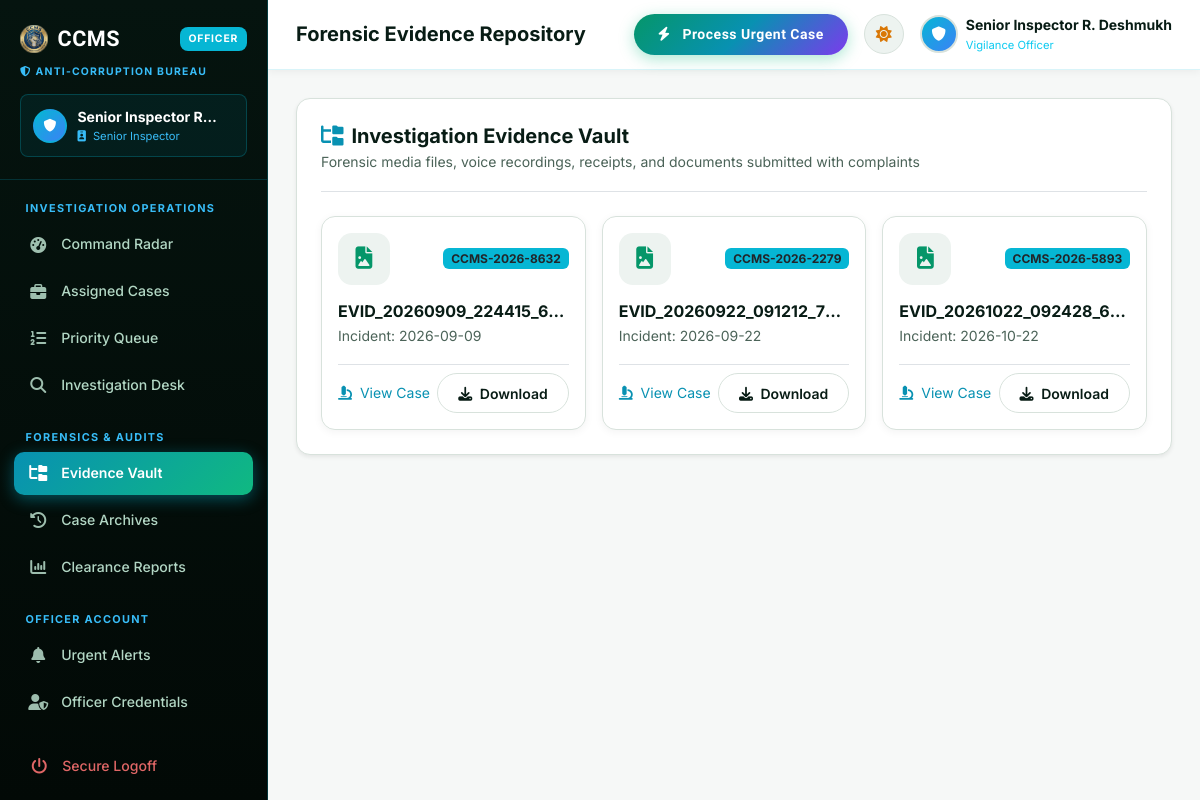
The app's page /officer/evidence (signed in), older data.
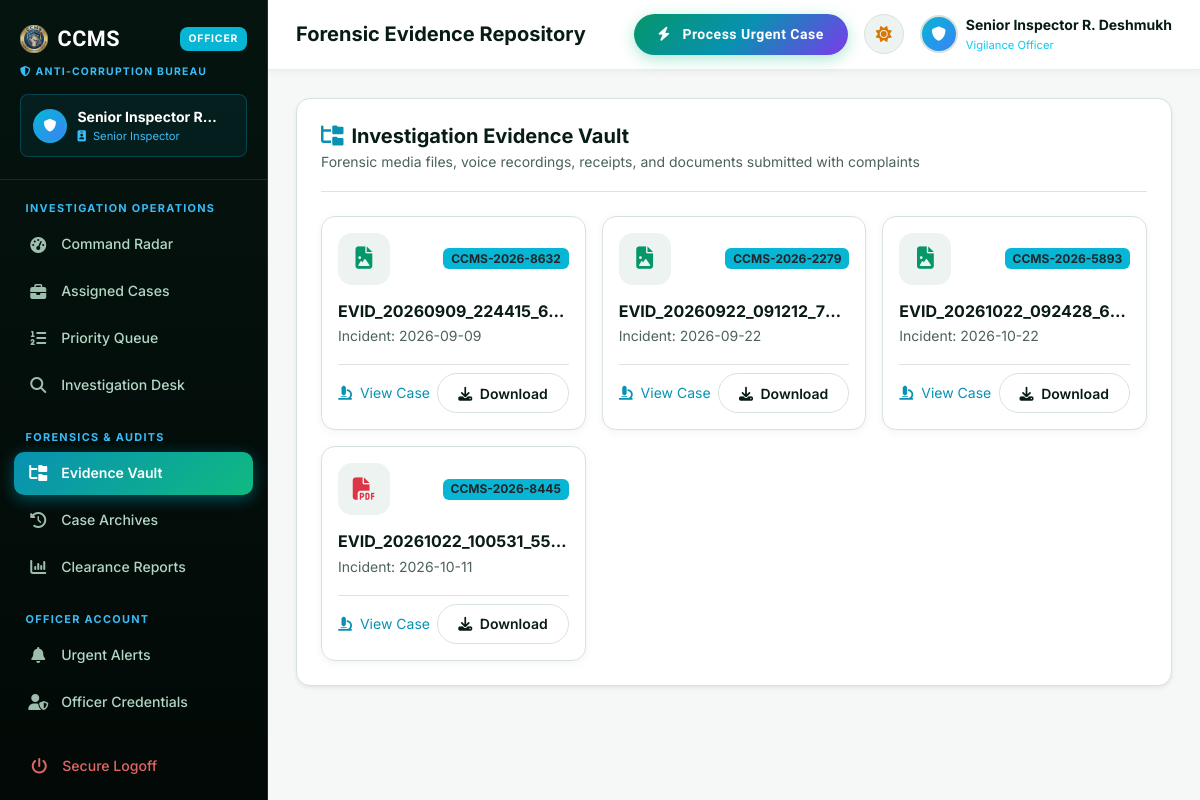
The same page, newer data.
### tables this page shows
CREATE TABLE complaints (
            complaint_id TEXT PRIMARY KEY,
            user_id INTEGER NOT NULL,
            complaint_title TEXT NOT NULL,
            misconduct_category TEXT NOT NULL,
            sector TEXT NOT NULL,
            incident_date TEXT NOT NULL,
            incident_time TEXT,
            location TEXT NOT NULL,
            description TEXT NOT NULL,
            anonymous_mode INTEGER DEFAULT 0,
            severity TEXT DEFAULT 'Medium',
            evidence_file TEXT,
            complaint_status TEXT DEFAULT 'Pending',
            assigned_officer TEXT,
            assigned_officer_id TEXT,
            investigation_notes TEXT,
            rating INTEGER,
            feedback TEXT,
            created_at DATETIME DEFAULT CURRENT_TIMESTAMP,
            updated_at DATETIME DEFAULT CURRENT_TIMESTAMP
        );

### app.py (the view)
@app.route("/officer/evidence")
@role_required("officer")
def officer_evidence():
    complaints = db.query_db("SELECT complaint_id, evidence_file, incident_date FROM complaints WHERE evidence_file IS NOT NULL AND evidence_file != ''")
    evidence_items = []
    for c in complaints:
        for f in c["evidence_file"].split(","):
            if f.strip():
                evidence_items.append({
                    "complaint_id": c["complaint_id"],
                    "filename": f.strip(),
                    "date": c["incident_date"]
                })
    return render_template("officer/evidence.html", evidence_items=evidence_items)

### app.py (called while the page is built, shortened)
def role_required(required_role):
    def decorator(f):
        @wraps(f)
        def decorated_function(*args, **kwargs):
            user_role = session.get("role", "citizen")
            if user_role != required_role and user_role != "admin":
                flash("You do not have authorization to view this command console.", "danger")
                return redirect(url_for("home"))
            return f(*args, **kwargs)
        return decorated_function
    return decorator

### db.py (called while the page is built)
def dict_factory(cursor, row):
    d = {}
    for idx, col in enumerate(cursor.description):
        d[col[0]] = row[idx]
    return d

def get_db_connection():
    conn = sqlite3.connect(DB_PATH, timeout=20.0, check_same_thread=False)
    conn.row_factory = dict_factory
    conn.execute("PRAGMA journal_mode=WAL;")
    return conn

def query_db(query, args=(), one=False):
    normalized_query, normalized_args = _normalize_query(query, args)
    conn = get_db_connection()
    try:
        cursor = conn.cursor()
        cursor.execute(normalized_query, normalized_args)
        result = cursor.fetchall()
        return (result[0] if result else None) if one else result
    finally:
        conn.close()

### templates/officer/evidence.html (shortened to what this page needs)
{% extends 'officer/base.html' %}
{% set active_page = 'evidence' %}
{% block page_heading %}Forensic Evidence Repository{% endblock %}
{% block content %}
<div class="ccms-card p-4 shadow-sm mb-4">
  <div class="d-flex flex-wrap align-items-center justify-content-between pb-3 mb-4 border-bottom gap-3">
    <div>
      <h5 class="fw-bold text-heading mb-0"><i class="fas fa-folder-tree text-cyan me-2"></i>Investigation Evidence
        Vault</h5>
      <span class="text-muted small">Forensic media files, voice recordings, receipts, and documents submitted with
        complaints</span>
    </div>
  </div>
  {% if evidence_items %}
  <div class="row g-3">
    {% for item in evidence_items %}
    <div class="col-md-6 col-lg-4">
      <div class="ccms-card p-3 h-100 d-flex flex-column justify-content-between">
        <div>
          <div class="d-flex align-items-center justify-content-between mb-3">
            <div class="stat-icon" style="background: var(--bg-subtle);">
              {% if 'jpg' in item.filename.lower() or 'png' in item.filename.lower() or 'jpeg' in item.filename.lower()
              %}
              <i class="fas fa-file-image text-primary"></i>
              {% elif 'mp3' in item.filename.lower() or 'wav' in item.filename.lower() or 'm4a' in item.filename.lower()
              %}
              <i class="fas fa-file-audio text-warning"></i>
              {% elif 'mp4' in item.filename.lower() or 'mov' in item.filename.lower() %}
              <i class="fas fa-file-video text-danger"></i>
              {% else %}
              <i class="fas fa-file-pdf text-danger"></i>
              {% endif %}
            </div>
            <span class="badge bg-cyan text-dark fw-bold" style="background:#06b6d4;">{{ item.complaint_id }}</span>
          </div>
          <h6 class="fw-bold text-heading text-truncate mb-1" title="{{ item.filename }}">{{ item.filename }}</h6>
          <div class="text-muted small mb-3">Incident: {{ item.date }}</div>
        </div>
        <div class="pt-2 border-top d-flex align-items-center justify-content-between">
          <a href="{{ url_for('officer_investigation', case_id=item.complaint_id) }}"
            class="small text-cyan text-decoration-none">
            <i class="fas fa-microscope me-1"></i> View Case
          </a>
          <a href="{{ url_for('uploaded_file', filename=item.filename) }}" target="_blank"
            class="btn btn-sm btn-outline-custom">
            <i class="fas fa-download me-1"></i> Download
          </a>
        </div>
      </div>
    </div>
    {% endfor %}
  </div>
  {% endif %}
</div>
{% endblock %}

### templates/officer/base.html (shortened to what the changed rows need)
<!doctype html>
<html lang="en" data-panel="officer" data-theme="light">
<head>
  <link rel="stylesheet" href="https://cdn.jsdelivr.net/npm/bootstrap@5.3.3/dist/css/bootstrap.min.css">
  <link rel="stylesheet" href="https://cdnjs.cloudflare.com/ajax/libs/font-awesome/6.5.1/css/all.min.css">
  <link rel="stylesheet" href="{{ url_for('static', filename='css/theme.css') }}">
</head>
<body>
  <div class="app-wrapper">
    <main class="app-main">
      <header class="app-topbar" style="border-bottom: 1px solid rgba(6,182,212,0.15);">
        <div class="d-flex align-items-center gap-3">
          <div class="d-flex align-items-center gap-2">
            <div class="d-none d-md-block text-start">
              <div class="fw-bold small text-heading">{{ session.get('full_name', 'Officer') }}</div>
              <div class="text-info" style="font-size:0.7rem;">Vigilance Officer</div>
            </div>
          </div>
        </div>
      </header>
      <div class="app-content">
        {% block content %}{% endblock %}
      </div>
    </main>
  </div>
</body>
</html>

Row changes from the older to the newer data that the page shows:
added complaints: complaint_id "CCMS-2026-8445", filename "EVID_20261022_100531_55…", date "2026-10-11"
